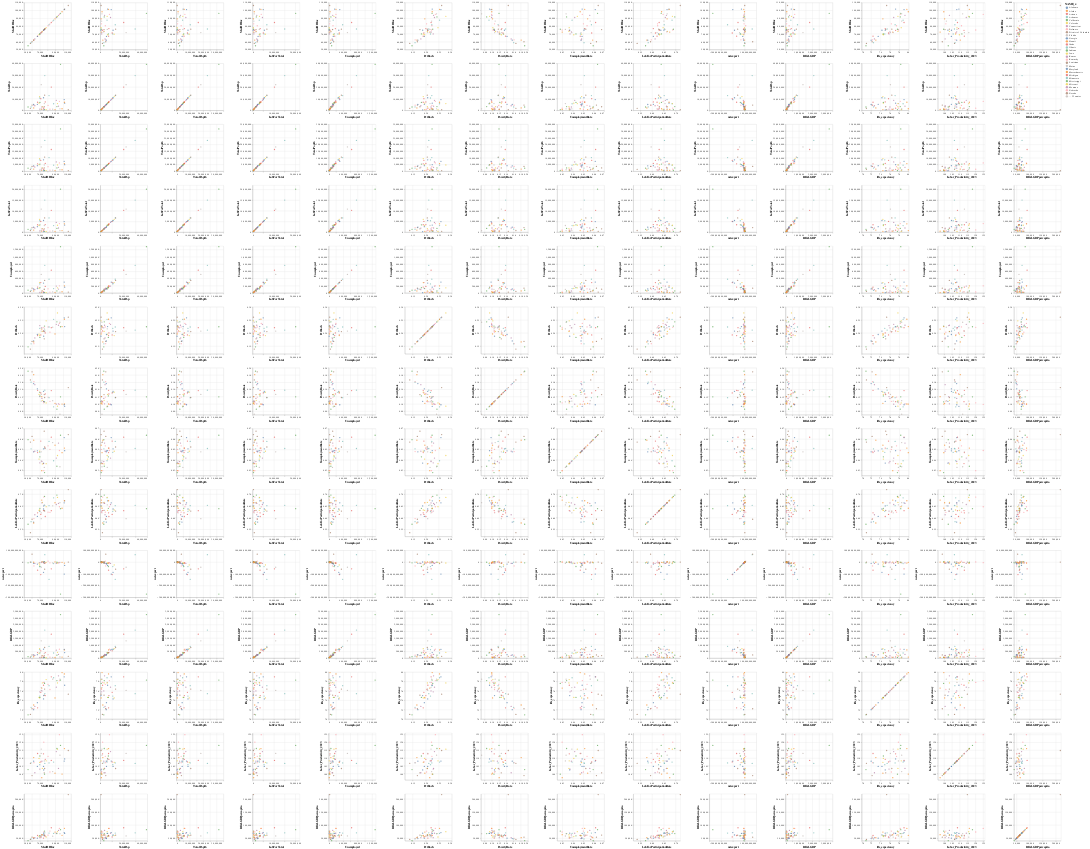

Write notebook code for a chart like this one.
### Code cell
# Setup the selection brush
brush = alt.selection_interval()

# Repeated chart
(
    alt.Chart(us_rescaled_final)
    .mark_circle()
    .encode(
        x=alt.X(alt.repeat("column"), type="quantitative", scale=alt.Scale(zero=False)),
        y=alt.Y(alt.repeat("row"), type="quantitative", scale=alt.Scale(zero=False)),
        color=alt.condition(
            brush, "NAME_x:N", alt.value("lightgray")
        ),  # conditional color
        tooltip=['NAME_x'] + variables
    )
    .properties(
        width=200,
        height=200,
    )
    .add_params(brush)
    .repeat(  # repeat variables across rows and columns
        row=variables,
        column=variables,
    )
)
